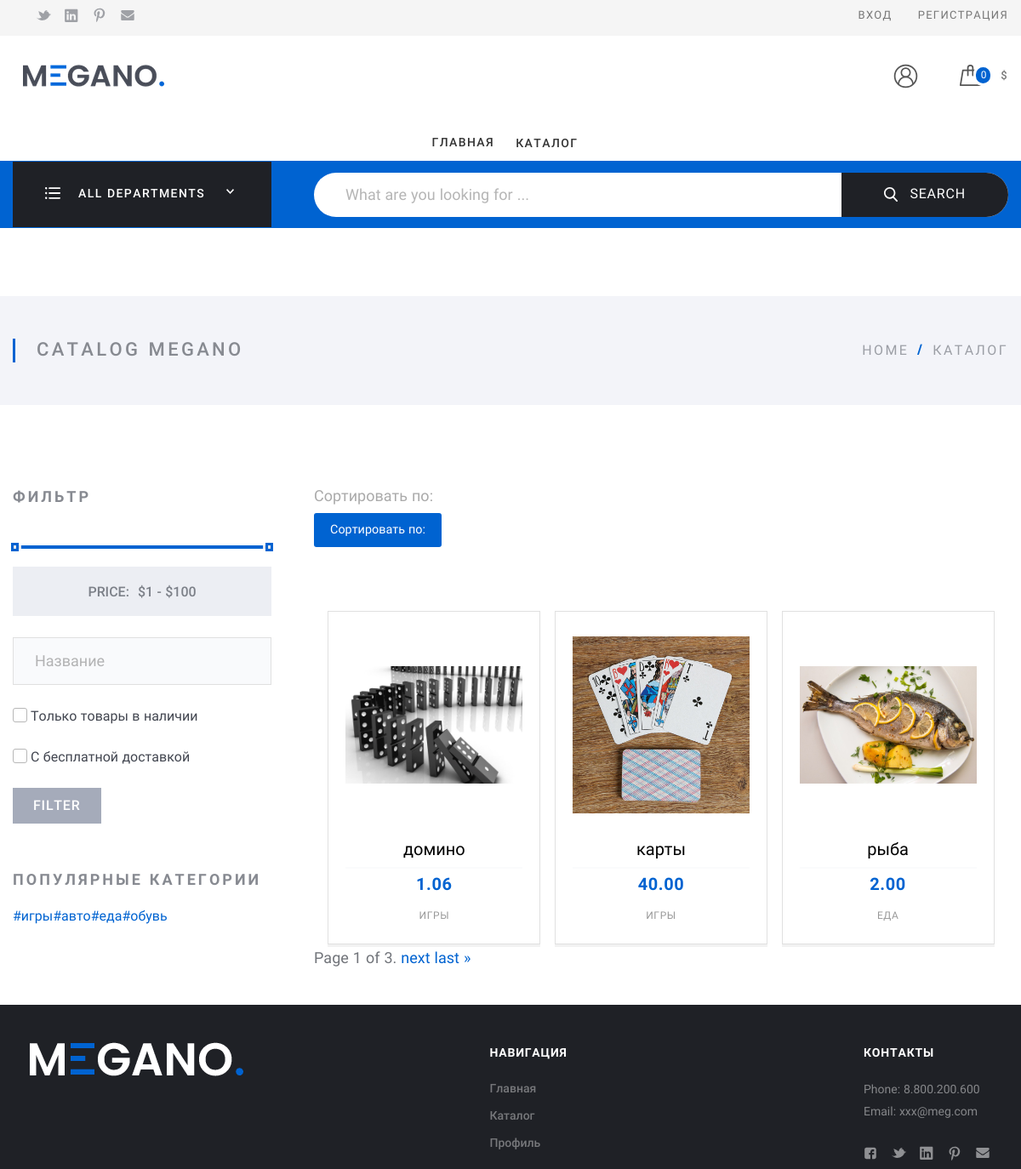
Page /catalog/ on the committed database.
### my_store_app/models.py (models this page shows, shortened)
class ProductCategory(models.Model):
    name = models.CharField(max_length=25, null=True, verbose_name=_("category title"))
    slug = models.SlugField(verbose_name=_("slug"))
    description = models.TextField(
        max_length=255, null=True, blank=True, verbose_name=_("description")
    )
    icon = models.ImageField(verbose_name=_("icon"))
    image = models.ImageField(verbose_name=_("image"))
    def __str__(self) -> str:
        return self.name
    class Meta:
        verbose_name_plural = _("product categories")
        verbose_name = _("product category")
    @property
    def icon_url(self):
        if self.icon and hasattr(self.icon, "url"):
            return self.icon.url

class Product(models.Model):
    category = models.ForeignKey(
        ProductCategory,
        on_delete=models.CASCADE,
        related_name="products",
        verbose_name="good_category",
    )
    name = models.CharField(max_length=100, verbose_name=_("product name"))
    code = models.CharField(
        max_length=10, null=True, blank=True, verbose_name=_("product code")
    )
    slug = models.SlugField(db_index=True, verbose_name=_("product slug"))
    image = models.ImageField(verbose_name=_("product image"))
    description = models.TextField(
        max_length=2550, null=True, verbose_name=_("product description")
    )
    rating = models.FloatField(null=True, default=0, verbose_name=_("rating"))
    is_published = models.BooleanField(
        verbose_name=_("is published"), null=True, blank=True, default=True
    )
    tags = TaggableManager()
    limited = models.BooleanField(default=False, verbose_name=_("limited edition"))
    price = models.DecimalField(
        max_digits=10, decimal_places=2, verbose_name=_("price")
    )
    quantity = models.IntegerField(verbose_name=_("quantity"))
    is_free_delivery = models.BooleanField(default=False, verbose_name="free delivery")
    def get_absolute_url(self) -> Callable:
        return reverse("product", kwargs={"slug": self.slug})
    @property
    def image_url(self):
        if self.image and hasattr(self.image, "url"):
            return self.image.url
    class Meta:
        verbose_name = _("product")
        verbose_name_plural = _("products")
        db_table = "products"

### my_store_app/views.py (the view, shortened to what this page needs)
# urls.py: path("catalog/", FullCatalogView.as_view(), name="catalog_url"),
class FullCatalogView(ListView):
    model = Product
    paginate_by = 3
    template_name = "catalog.html"
    def get_context_data(self, **kwargs):
        def set_context(param: str, context_param: dict = None, reverse: bool = False):
            item = self.request.GET.get(param)
        context = super(FullCatalogView, self).get_context_data(**kwargs)
        set_context("filter", context)
        set_context("orderby", context, True)
        set_context("price", context)
        set_context("search_text", context)
        set_context("is_exist", context)
        set_context("free_delivery", context)
        from django.conf import settings
        context["CATALOG_MIN_PRICE"], context["CATALOG_MAX_PRICE"] = (
            settings.CATALOG_MIN_PRICE,
            settings.CATALOG_MAX_PRICE,
        )
        context["CATALOG_MIN_SELECTED_PRICE"], context["CATALOG_MAX_SELECTED_PRICE"] = (
            str.split(self.request.GET.get("price"), ";")
            if self.request.GET.get("price")
            else (settings.CATALOG_MIN_PRICE, settings.CATALOG_MAX_PRICE)
        )
        return context
    def get_queryset(self):
        filter_text = self.request.GET.get("filter", "")
        search_text = self.request.GET.get("search_text", "")
        order = self.request.GET.get("review", "pop")
        min_price, max_price = (
            (Decimal(i) for i in str.split(self.request.GET.get("price"), ";"))
            if self.request.GET.get("price")
            else (
                Decimal(settings.CATALOG_MIN_PRICE),
                Decimal(settings.CATALOG_MAX_PRICE),
            )
        )
        is_exist = True if self.request.GET.get("is_exist") == "on" else False
        is_free_delivery = (
            True if self.request.GET.get("free_delivery") == "on" else False
        )
        new_context = Product.objects.filter(
            category__name__icontains=filter_text,
            name__icontains=search_text,
            price__lte=max_price,
            price__gte=min_price,
            quantity__gte=1 if is_exist else 0,
            is_free_delivery__gte=is_free_delivery,
        )
        return new_context

### my_store_app/context_processors.py (called while the page is built)
def cart(request):
    return {"cart": Cart(request)}

def load_settings(request):
    return {"site_settings": SiteSettings.load()}

### my_store_app/models.py (called while the page is built)
    @classmethod
    def load(cls):
        try:
            return cls.objects.get()
        except cls.DoesNotExist:
            return cls()

### my_store_app/services/cart.py (called while the page is built)
    def __len__(self):
        return sum(item["quantity"] for item in self.cart.values())

### my_store_app/templatetags/category_tags.py (called while the page is built)
@register.simple_tag()
def get_categories():
    return ProductCategory.objects.all()

### my_store_app/templates/catalog.html (shortened to what this page needs)
{% extends 'base.html' %}
{% load i18n %}
{% load static %}
{% load category_tags %}
{% block header %}
{% include 'includes/header.html' %}
{% endblock %}
{% block content %}
  <div class="Middle Middle_top">
    <div class="Middle-top">
      <div class="wrap">
        <div class="Middle-header">
          <h1 class="Middle-title">Catalog Megano
          </h1>
          <ul class="breadcrumbs Middle-breadcrumbs">
            <li class="breadcrumbs-item"><a href="{% url 'index' %}">home</a>
            </li>
            <li class="breadcrumbs-item breadcrumbs-item_current"><span>Каталог</span>
            </li>
          </ul>
        </div>
      </div>
    </div>
    <div class="Section Section_column Section_columnLeft">
      <div class="wrap">
        <div class="Section-column">
          <div class="Section-columnSection">
            <header class="Section-header">
              <strong class="Section-title">Фильтр
              </strong>
            </header>
            <div class="Section-columnContent">
              <form class="form"
                    action="{% url 'catalog_url' %}"
                    method="get"
              >
                <div class="form-group">
                  <div class="range Section-columnRange">
                    <div class="range-price">Price:&#32;
                      <div class="rangePrice">
                      </div>
                    </div>
                  </div>
                </div>
                <div class="form-group">
                  <input  class="form-input form-input_full"
                          id="search_text"
                          name="search_text"
                          type="text"
                          {% if search_text is None %}
                          placeholder="Название"
                          {% else %}
                          value="{{ search_text }}"
                          {% endif %}
                  />
                </div>
                <div class="form-group">
                  <label class="toggle">
                    <input type="checkbox" id="is_exist" name="is_exist" {% if is_exist %}checked{% endif %}/><span class="toggle-box"></span><span
                          class="toggle-text">Только товары в наличии</span>
                  </label>
                </div>
                <div class="form-group">
                  <label class="toggle">
                    <input type="checkbox" id="free_delivery" name="free_delivery"{% if free_delivery %}checked{% endif %}/><span class="toggle-box"></span><span
                          class="toggle-text">С бесплатной доставкой</span>
                  </label>
                </div>
                <div class="form-group">
                  <div class="buttons"><button class="btn btn_square btn_dark btn_narrow" type="submit">Filter</button>
                  </div>
                </div>
              </form>
            </div>
          </div>
          <div class="Section-columnSection">
            <header class="Section-header">
              <strong class="Section-title">Популярные категории
              </strong>
            </header>
            <div class="Section-columnContent">
              <div class="buttons">
                  {% get_categories as categories %}
                  {% for cat in categories %}
                <a href="{% url 'menu' %}?slug={{cat.slug}}"  >
                  #{{  cat }}
                </a>
                  {% endfor%}
              </div>
            </div>
          </div>
        </div>
        <div class="Section-content">
          <div class="Sort">
            <form action="{% url 'post' %}" method="post" >
              <div class="Sort-title">Сортировать по:</div>
              <p><input type="submit" name="sort" value="Сортировать по:"></p>
            </form>
          </div>
          <div class="Cards">
            {% for elem in page_obj %}
            <div v-for="" class="Card" >
              <a class="Card-picture" href="{{elem.get_absolute_url}}"><img src="{{ elem.image_url }}" alt="card.title"/></a>
              <div class="Card-content">
                <strong class="Card-title"><a href="{{elem.get_absolute_url}}">{{ elem.name }}</a></strong>
                <div class="Card-description">
                  <div class="Card-cost"><span class="Card-price">{{ elem.price }}</span></div>
                  <div class="Card-category">{{elem.category}}</div>
                </div>
              </div>
            </div>
            {%endfor%}
          </div>
          <div class="pagination">
            <span class="step-links">
              <span class="current">
                Page {{ page_obj.number }} of {{ page_obj.paginator.num_pages }}.
              </span>
              {% if page_obj.has_next %}
                <a href="?page={{ page_obj.next_page_number }}">next</a>
                <a href="?page={{ page_obj.paginator.num_pages }}">last &raquo;</a>
              {% endif %}
            </span>
          </div>
        </div>
      </div>
    </div>
  </div>
{% endblock %}
{% block footer %}
{% include 'includes/footer.html' %}
{% endblock %}

### rows in the picture
ProductCategory: name "игры"
ProductCategory: name "авто"
ProductCategory: name "еда"
ProductCategory: name "обувь"
Product: image_url (picture), name "домино", price "1.06", category "ИГРЫ"
Product: image_url (picture), name "карты", price "40.00", category "ИГРЫ"
Product: image_url (picture), name "рыба", price "2.00", category "ЕДА"

### other values in the picture
{{ page_obj.number }} "1"
{{ page_obj.paginator.num_pages }} "3"
